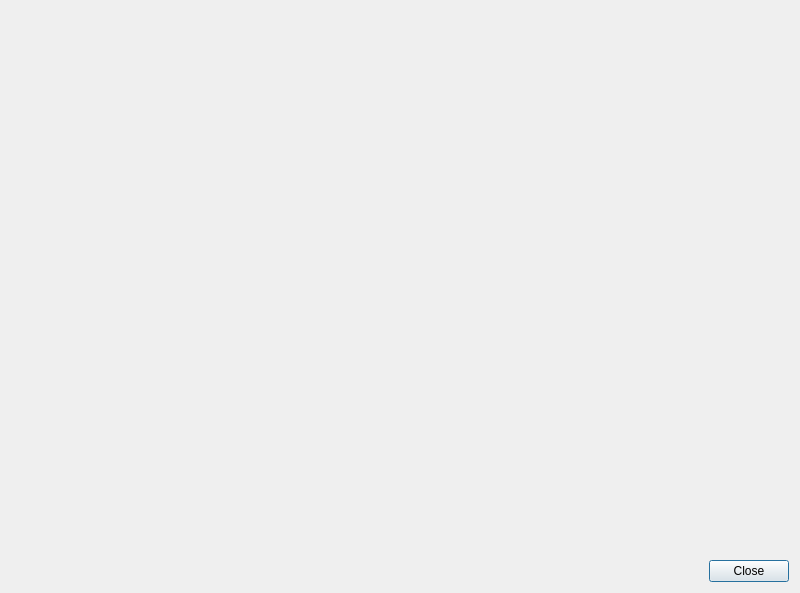
<?xml version="1.0" encoding="UTF-8"?>
<ui version="4.0">
 <class>tlinsIERSWindow</class>
 <widget class="QDialog" name="tlinsIERSWindow">
  <property name="geometry">
   <rect>
    <x>0</x>
    <y>0</y>
    <width>800</width>
    <height>593</height>
   </rect>
  </property>
  <property name="windowTitle">
   <string>IERS data</string>
  </property>
  <layout class="QGridLayout" name="gridLayout">
   <item row="1" column="0">
    <widget class="QDialogButtonBox" name="updateDevice">
     <property name="orientation">
      <enum>Qt::Horizontal</enum>
     </property>
     <property name="standardButtons">
      <set>QDialogButtonBox::Close</set>
     </property>
     <property name="centerButtons">
      <bool>false</bool>
     </property>
    </widget>
   </item>
   <item row="0" column="0">
    <widget class="tlinsWTimeDateIERSSettings" name="widget" native="true"/>
   </item>
  </layout>
 </widget>
 <customwidgets>
  <customwidget>
   <class>tlinsWTimeDateIERSSettings</class>
   <extends>QWidget</extends>
   <header>tlinswtimedateierssettings.h</header>
   <container>1</container>
  </customwidget>
 </customwidgets>
 <resources/>
 <connections>
  <connection>
   <sender>updateDevice</sender>
   <signal>accepted()</signal>
   <receiver>tlinsIERSWindow</receiver>
   <slot>accept()</slot>
   <hints>
    <hint type="sourcelabel">
     <x>248</x>
     <y>254</y>
    </hint>
    <hint type="destinationlabel">
     <x>157</x>
     <y>274</y>
    </hint>
   </hints>
  </connection>
  <connection>
   <sender>updateDevice</sender>
   <signal>rejected()</signal>
   <receiver>tlinsIERSWindow</receiver>
   <slot>reject()</slot>
   <hints>
    <hint type="sourcelabel">
     <x>316</x>
     <y>260</y>
    </hint>
    <hint type="destinationlabel">
     <x>286</x>
     <y>274</y>
    </hint>
   </hints>
  </connection>
 </connections>
</ui>
